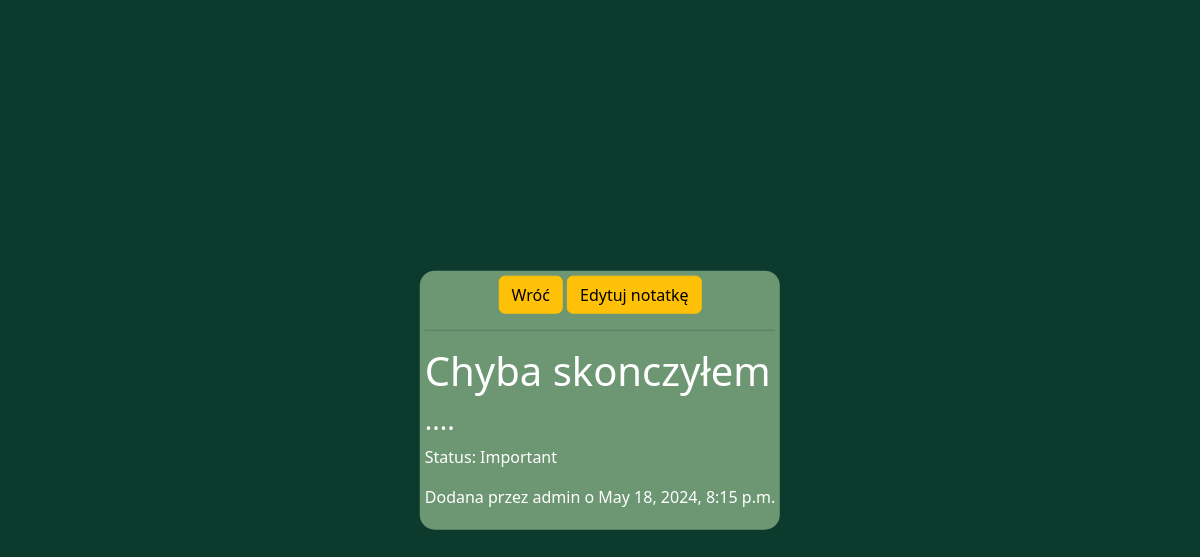
The page /detail_note/10/ on the database its author committed.
### aplikacjaNotatnik/models.py (models this page shows, shortened)
class Note(models.Model):
    STATUS_CHOICES = (
        ('Important', 'Important'),
        ('Usually', 'Usually')
    )
    title = models.CharField(max_length=100)
    text = models.TextField()
    time = models.DateTimeField(auto_now_add=True)
    author = models.ForeignKey(User, on_delete=models.CASCADE)
    status = models.CharField(max_length=10, choices=STATUS_CHOICES, default='Usually')
    id = models.AutoField(primary_key=True)

### aplikacjaNotatnik/views.py (the view)
# urls.py: path("detail_note/<int:id>/", views.detail_note, name='detail_note'),
def detail_note(request, id):
    note = get_object_or_404(Note, pk=id)
    return render(request, "detail_note.html", {"note": note})

### aplikacjaNotatnik/templates/detail_note.html (shortened to what this page needs)
{% extends "base.html" %}
{% load static %}
{% block content %}
    <div class="main-div">
        <div class="info-center">
            <a class="btn btn-warning" href="{% url 'notes_list' %}">Wróć</a>
            <a class="btn btn-warning" href="{% url 'edit_note' note.id %}">Edytuj notatkę</a>
        </div>
        <hr>
        <div class="detail-div note-text">
            <h1>{{ note.title }}</h1>
            <h3>{{ note.text }}</h3>
            <p>Status: {{ note.status }}</p>
            <p>Dodana przez {{ note.author }} o {{ note.time }}</p>
        </div>
    </div>
{% endblock %}

### aplikacjaNotatnik/static/css/notatnik.css (style rules this page uses)
.main-div { height: auto; width: auto; padding: 5px; position: absolute; top: 50%; left: 50%; transform: translate(-50%, -50%); overflow-y: auto; background-color: #6D9773; border-radius: 15px; }
body { background-color: #0C3B2E !important; }
.note-text { color: white !important; }
.info-center, .info { text-align: center !important; }

### rows shown on the page
Note: title "Chyba skonczyłem", text "....", status "Important", author "admin", time "May 18, 2024, 8:15 p.m."
